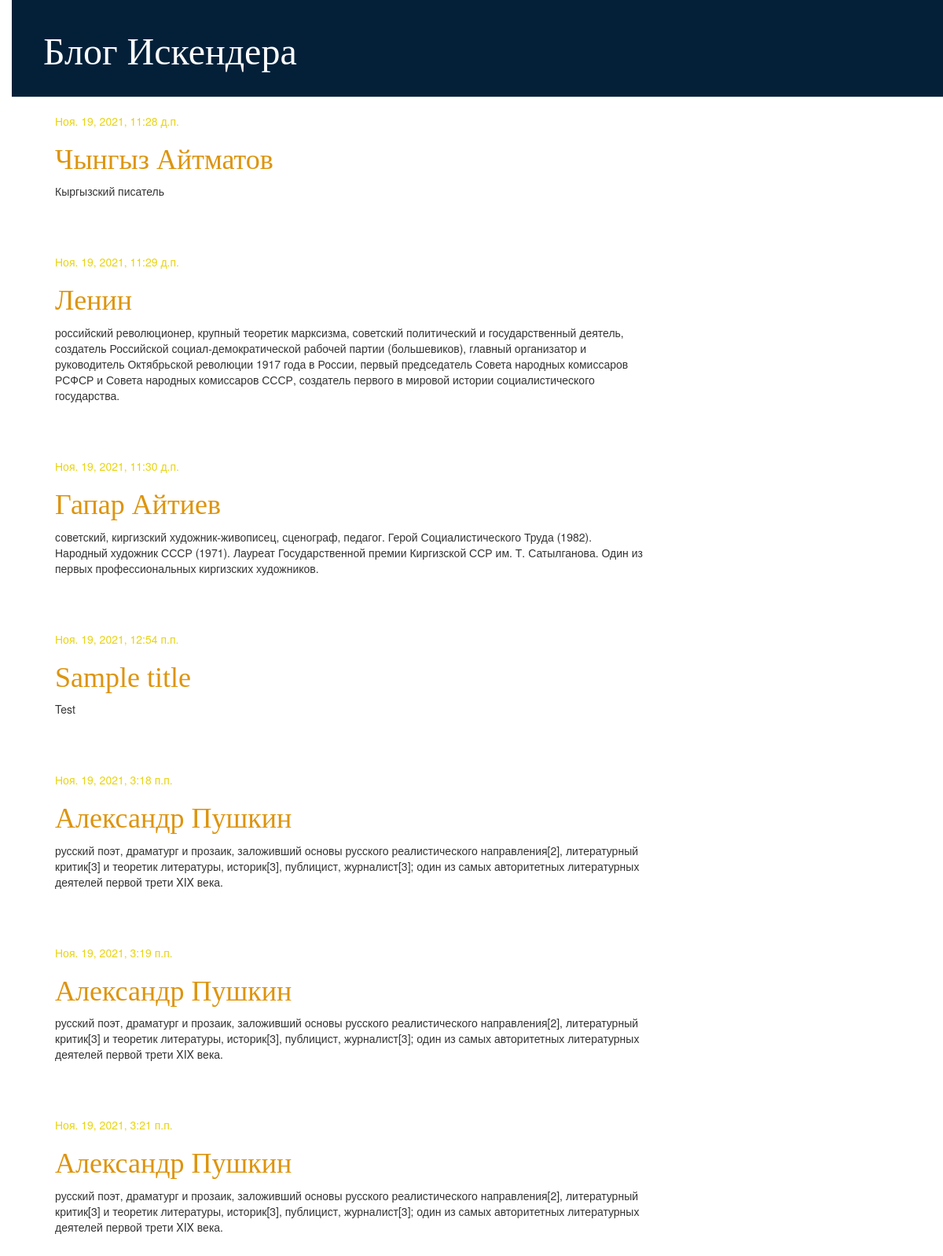
Before: / with the older database file.
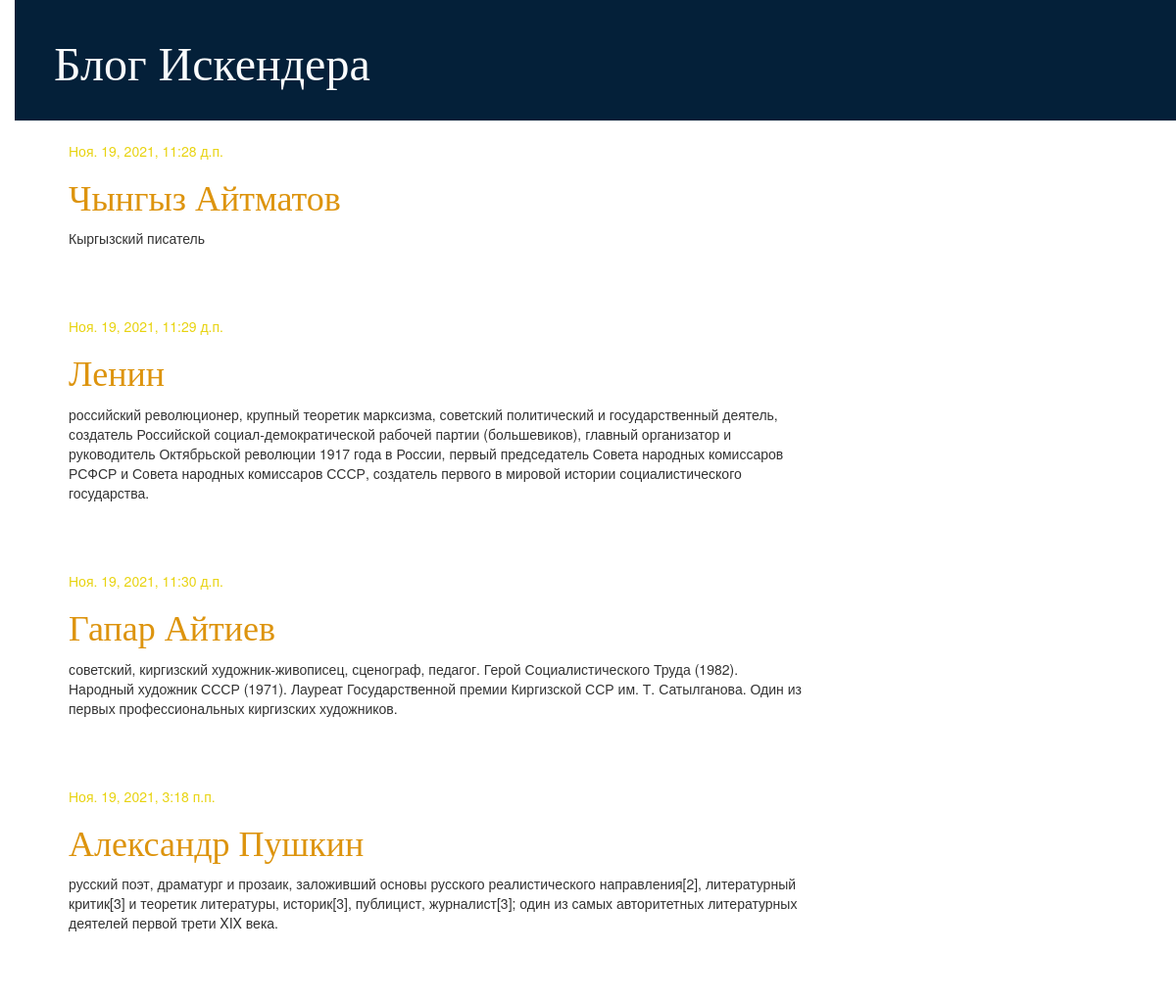
After: the same page with the newer database file.
### blog/models.py (models this page shows, shortened)
class Post(models.Model):
    author = models.ForeignKey(settings.AUTH_USER_MODEL, on_delete=models.CASCADE)
    title = models.CharField(max_length=200)
    text = models.TextField()
    created_date = models.DateTimeField(default=timezone.now)
    published_date = models.DateTimeField(blank=True, null=True)

### blog/views.py (the view)
# urls.py: path('', views.post_list, name='post_list'),
def post_list(request):
    posts = Post.objects.filter(published_date__lte=timezone.now()).order_by('published_date')
    return render(request, 'blog/post_list.html', {'posts': posts})

### blog/templates/blog/post_list.html
{% extends 'blog/base.html' %}
{% block content %}
    {% for post in posts %}
        <div class="post">
            <div class="date">
                {{ post.published_date }}
            </div>
            <h1><a href="{% url 'post_detail' pk=post.pk %}">{{ post.title }}</a></h1>
            <p>{{ post.text|linebreaksbr }}</p>
        </div>
    {% endfor %}
{% endblock %}

Changed rows visible on the page:
removed Post: published_date "Ноя. 19, 2021, 12:54 п.п.", title "Sample title", text "Test"
removed Post: published_date "Ноя. 19, 2021, 3:19 п.п.", title "Александр Пушкин", text "русский поэт, драматург и прозаик, заложивший основы русского реалистического направления[2], литературный критик[3] и теоретик литературы, историк[3], публицист, журналист[3]; один из самых авторитетных литературных деятелей первой трети XIX века."
removed Post: published_date "Ноя. 19, 2021, 3:21 п.п.", title "Александр Пушкин", text "русский поэт, драматург и прозаик, заложивший основы русского реалистического направления[2], литературный критик[3] и теоретик литературы, историк[3], публицист, журналист[3]; один из самых авторитетных литературных деятелей первой трети XIX века."
